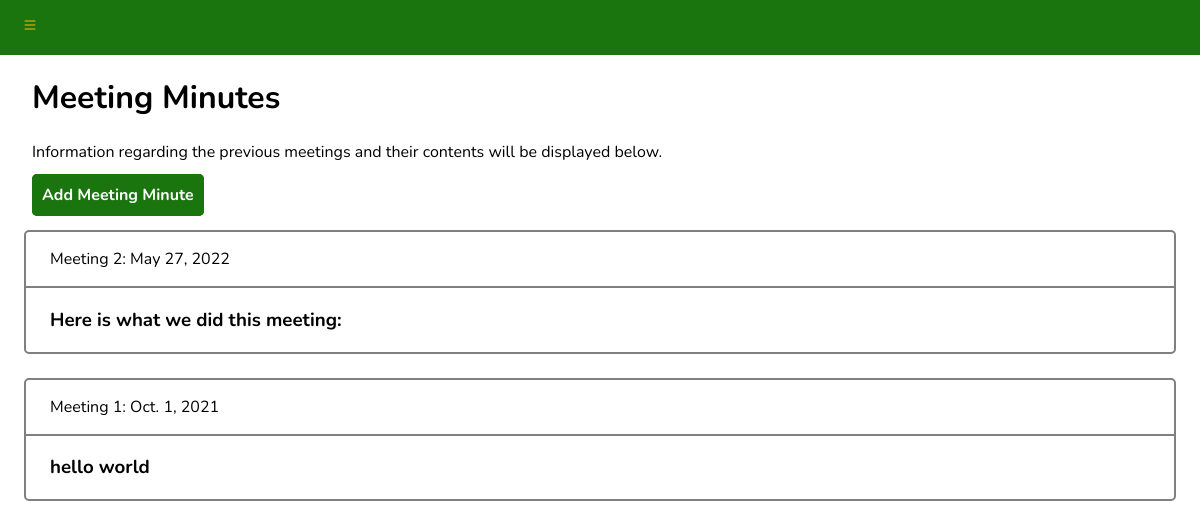
The app's page /student_portal/meeting-minutes (signed in), older data.
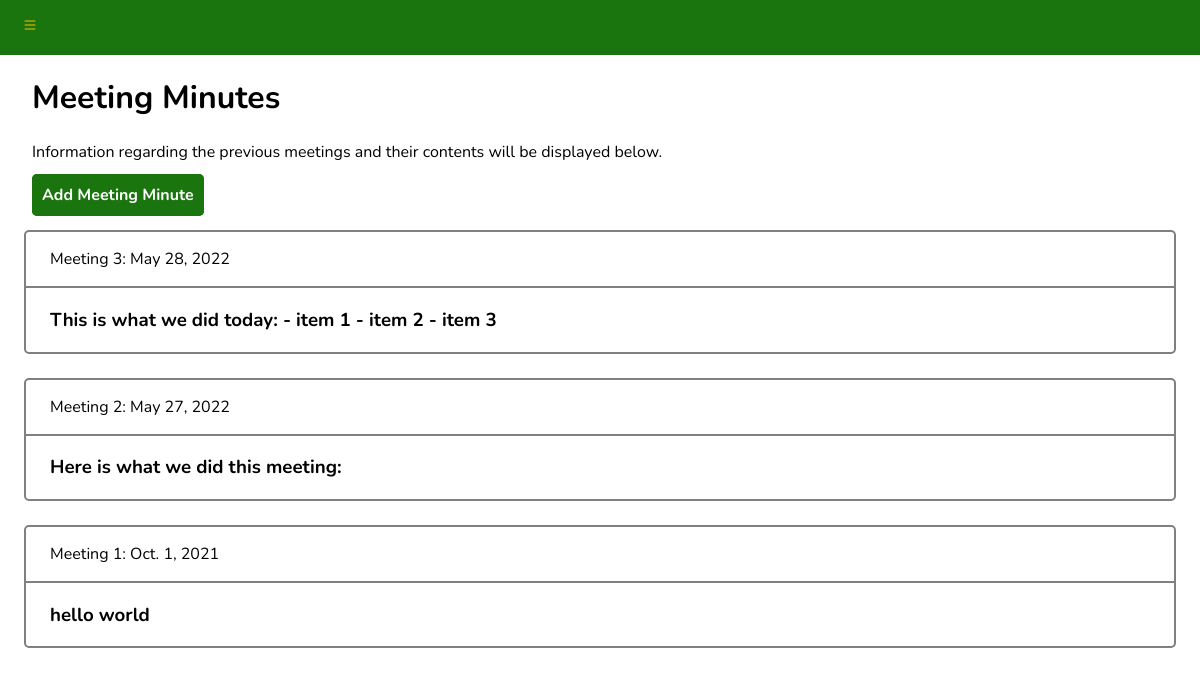
The same page, newer data.
### student_portal/models.py (models this page shows)
class MeetingMinute(models.Model):
  date = models.DateField(default=timezone.now)
  contents = models.CharField(max_length=3000)
  class Meta:
    ordering = ["-date"]

### student_portal/views.py (the view)
# urls.py: path("meeting-minutes", views.minutes, name="minutes"),
@login_required
def minutes(request):
  minutes = MeetingMinute.objects.all()
  return render(request, "student_portal/minutes.html", {"minutes": minutes})

### student_portal/templates/student_portal/minutes.html (shortened to what this page needs)
{% extends 'base_2.html' %}
{% block content %}
<div class="flex-container">
  <div id="navbar">
    <div id="sidebar">
      <button onclick="expandNav()" id="menu-toggle">
      </button>
    </div>
  </div>
</div>
<div class="main-content">
  <h1>Meeting Minutes</h1>
  <p>Information regarding the previous meetings and their contents will be displayed below.</p>
  {% if 'perms.student_portal.add_meeting minute' %}
  <h4>
    <a id="link-btn" href="{% url 'student_portal:new_minute' %}">Add Meeting Minute</a>
  </h4>
  {% endif %}
</div>
<div class="minutes-block">
  {% for minute in minutes %}
  <div class="minute">
    <div class="date-header">
      <p>Meeting {{forloop.revcounter}}: {{minute.date}}</p>
    </div>
    <h3 class="minute-contents">{{minute.contents}}</h3>
  </div>
  {% endfor %}
</div>
{% endblock %}

### student_portal/templates/base_2.html (shortened to what this page needs)
{% load static %}
<!DOCTYPE html>
<html>
  <head>
    <link rel="stylesheet" href="{% static 'student_portal/student_styles.css' %}">
  </head>
  <body>
    {% block content %}
    {% endblock %}
  </body>
</html>

### student_portal/static/student_portal/student_styles.css (style rules this page uses)
* { font-family: 'Nunito', sans-serif; }
body { margin: 0; }
#navbar { margin: 0; background-color: #1a750e; padding: 1rem; }
#menu-toggle { background-color: #1a750e; border: none; cursor: pointer; }
#link-btn { text-decoration: none; border: 2px solid #1a750e; border-radius: 5px; background-color: #1a750e; color: white; padding: 0.5rem; }
.main-content { padding-left: 2rem; }
.minute { border: 2.5px solid grey; border-radius: 5px; margin: 1.5rem; }
.date-header { border-bottom: 2.5px solid grey; padding-left: 1.5rem; }
.minute-contents { padding-left: 1.5rem; padding-right: 1.5rem; }

Row changes from the older to the newer data that the page shows:
added MeetingMinute: date "May 28, 2022", contents "This is what we did today: - item 1 - item 2 - item 3"
